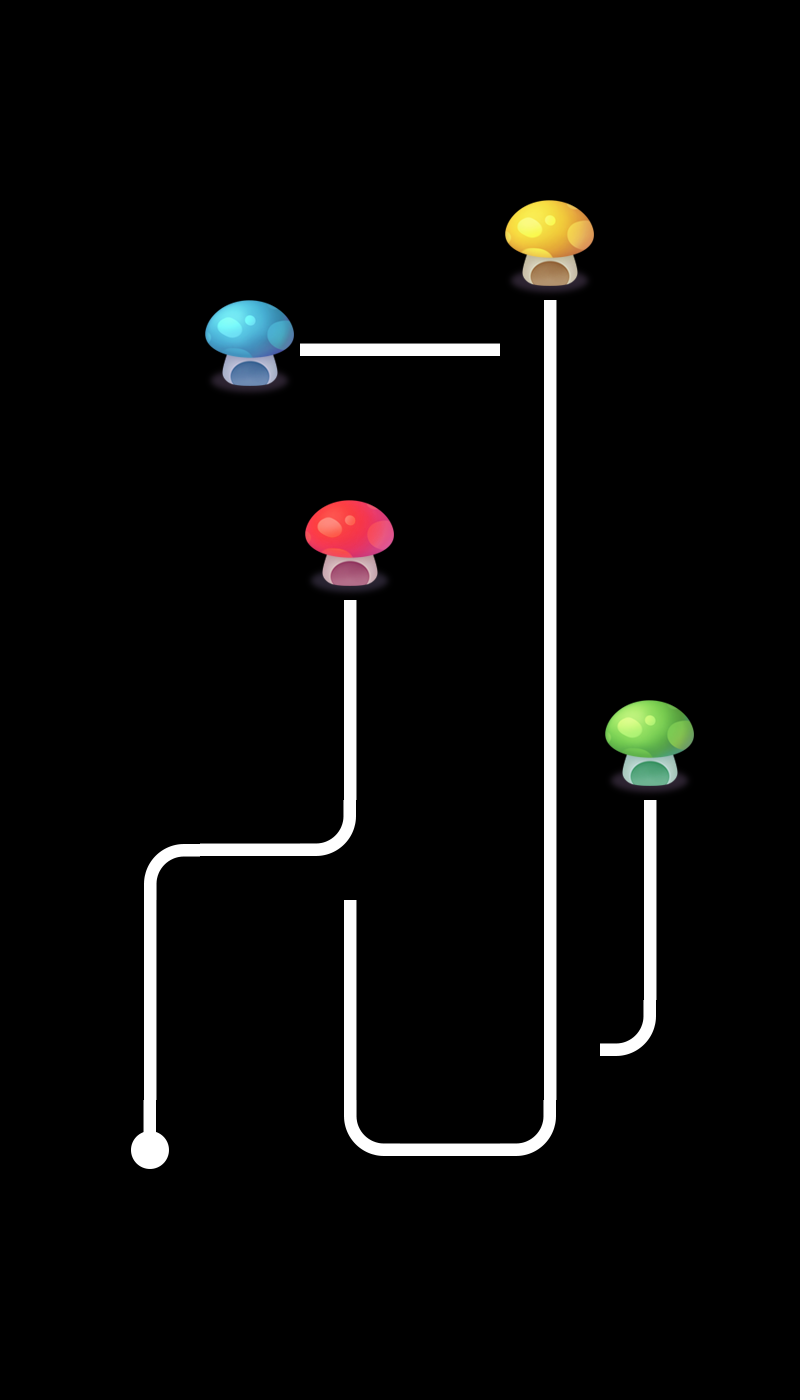

Rendered tile map (Tiled .tmx) drawn with the repository's tilesets; below, a short description and the map source with its tile grids summarised:
An orthogonal 8x14 tile map with 100x100 px tiles, 1 tile layer (layer0) and 3 objects.

<map version="1.0" orientation="orthogonal" renderorder="right-down" width="8" height="14" tilewidth="100" tileheight="100" nextobjectid="4">
 <tileset firstgid="1" name="tiled" tilewidth="100" tileheight="100">
  <image source="tiled.png" width="500" height="400" />
 </tileset>
 <layer name="layer0" width="8" height="14">
  <data>[112 cells, 30 non-empty, 10 distinct tile ids]</data>
 </layer>
 <objectgroup name="object1">
  <object id="1" x="515.152" y="321.212" width="63.6364" height="57.5758">
   <properties>
    <property name="id" value="2" />
   </properties>
  </object>
  <object id="2" x="312.122" y="818.182" width="63.6364" height="63.6364">
   <properties>
    <property name="id" value="0" />
   </properties>
  </object>
  <object id="3" x="521.213" y="1021.21" width="57.5758" height="57.5758">
   <properties>
    <property name="id" value="1" />
   </properties>
  </object>
 </objectgroup>
</map>
